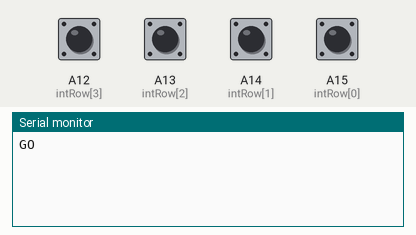
A sketch run on a simulated Arduino Mega 2560, built with avr-gcc and run on an emulated ATmega2560. Parts: the last lines printed to the serial monitor. Inputs (shaded band) come from the test bench; at power-on: A12 (intRow[3]), A13 (intRow[2]), A14 (intRow[1]), A15 (intRow[0]) HIGH.

Above: at 1.2 s.
1.3 s: A12 (intRow[3]) pulled LOW for 0.15 s
At 2.6 s:
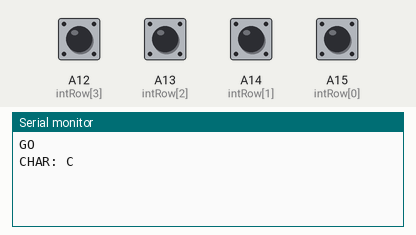
2.9 s: A13 (intRow[2]) pulled LOW for 0.15 s
At 4.0 s:
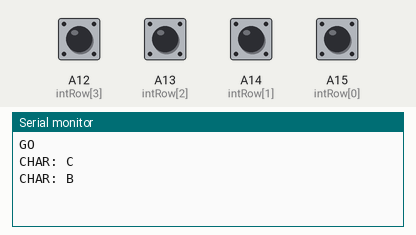
4.5 s: A14 (intRow[1]) pulled LOW for 0.15 s
At 5.3 s:
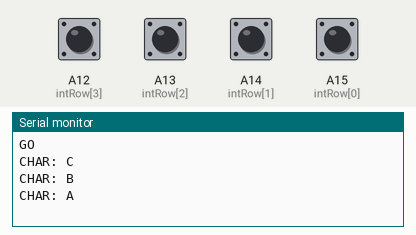

Measured:
- after the input at 1.3 s, the serial monitor: prints a new line after 0.10 s (image 1)
- after the input at 2.9 s, the serial monitor: prints a new line after 0.10 s (image 2)
- after the input at 4.5 s, the serial monitor: prints a new line after 0.10 s (image 3)

The sketch:

intKeyb3.ino
```cpp
#define TBASE      100
#define nstep     1000
#define ROWS      4
#define COLS      4

const unsigned long DEBOUNCETIME = 100;
volatile unsigned long previousMillis = 0;
volatile unsigned short numberOfButtonInterrupts = 0;
volatile unsigned short lastState;
bool prevState;
unsigned long prec=0;
unsigned long step = 0;
// Arduino Uno source
int keyInterrupt = 2;
volatile short row = -1;
volatile short col = -1;

char hexaKeys[ROWS][COLS] = {
  {'1', '2', '3', 'A'},
  {'4', '5', '6', 'B'},
  {'7', '8', '9', 'C'},
  {'*', '0', '#', 'D'}
};
//Arduino Mega
byte intRow[ROWS] = {A15, A14, A13, A12};
byte intCols[COLS] = {A11, A10, A9, A8};

void debounce(){
   // sezione critica
   // protegge previousMillis che, essendo a 16it, potrebbe essere danneggiata se interrotta da un interrupt
   // numberOfButtonInterrupts ï¿½ 8bit e non ï¿½ danneggiabile ne in lettura ne in scrittura
   noInterrupts();
   // il valore lastintTime potrï¿½ essere in seguito letto interrotto ma non danneggiato
   unsigned long lastintTime = previousMillis;
   //bool ls = lastState;
   interrupts();

   if ((numberOfButtonInterrupts != 0) //flag interrupt! Rimbalzo o valore sicuro?
        && (millis() - lastintTime > DEBOUNCETIME ) //se è passato il transitorio
		&& prevState != lastState // elimina transizioni anonale LL o HH
		&& digitalRead(intRow[row]) == lastState
	  ) //coincide con il valore di un polling
    {
    //Serial.print("HIT: "); Serial.println(numberOfButtonInterrupts);
    numberOfButtonInterrupts = 0; // reset del flag
    prevState = lastState;

    if(lastState == HIGH){ // fronte di salita
		//Serial.println(" in SALITA");
    }else{
		//Serial.println(" in DISCESA");
		PCIFR |= (1 << PCIF2);   // clear any outstanding interrupts
		PCICR &= ~(1 << PCIE2);  // reset change interrupt
		col = -1;
		for(short i=0; (col == -1) && (i < COLS); i++){
			digitalWrite(intCols[i], HIGH);
			if(digitalRead(intRow[row])==HIGH){ //genera interrupt che si memorizzano
				col = i;
			}
			digitalWrite(intCols[i], LOW);
		}
		PCIFR |= (1 << PCIF2);   // clear any outstanding interrupts
		PCICR |= (1 << PCIE2);   // set change interrupt
		//Serial.print(row); Serial.print(" - "); Serial.println(col);
		doBtnAction(row, col);
    }
  }
}

ISR (PCINT2_vect) // handle pin change interrupt for D8 to D13 here
{
  previousMillis = millis(); // tempo evento
  // default rilascio: fronte di salita su un tasto qualsiasi (0,0)
  lastState = HIGH;
  for(row = 0; (row < ROWS) && (lastState == HIGH); row++){
	  lastState = digitalRead(intRow[row]);
  }
  row--;
  numberOfButtonInterrupts++; // contatore rimbalzi
}

void setup() {
  // Open serial communications and wait for port to open:
  Serial.begin(115200);
  while (!Serial) {}

  pinMode(intCols[0], OUTPUT);
  digitalWrite(intCols[0], LOW);
  pinMode(intCols[1], OUTPUT);
  digitalWrite(intCols[1], LOW);
  pinMode(intCols[2], OUTPUT);
  digitalWrite(intCols[2], LOW);
  pinMode(intCols[3], OUTPUT);
  digitalWrite(intCols[3], LOW);

  pinMode(intRow[0], INPUT_PULLUP);
  pinMode(intRow[1], INPUT_PULLUP);
  pinMode(intRow[2], INPUT_PULLUP);
  pinMode(intRow[3], INPUT_PULLUP);
  prevState = HIGH; // si parte da pulsante rilasciato

  Serial.println("GO");
  //Arduino Mega interrupts settings
  PCIFR |= (1 << PCIF2);   // clear any outstanding interrupts
  PCICR |= (1 << PCIE2);   // set change interrupt

  PCMSK2 |= (1 << PCINT20); //Set PCINT20 (Analog input A12) to trigger an interrupt on state change.
  PCMSK2 |= (1 << PCINT21); //Set PCINT21 (Analog input A13) to trigger an interrupt on state change.
  PCMSK2 |= (1 << PCINT22); //Set PCINT22 (Analog input A14) to trigger an interrupt on state change.
  PCMSK2 |= (1 << PCINT23); //Set PCINT23 (Analog input A15) to trigger an interrupt on state change.
}

void loop() {
  debounce();
}

void doBtnAction(unsigned short row, unsigned short col){
  Serial.print("CHAR: ");
  Serial.println(hexaKeys[row][col]);
}
```
